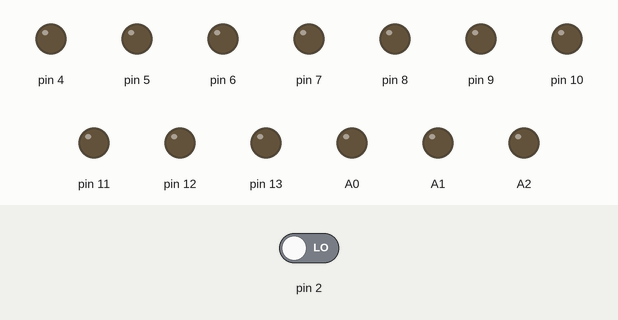
The sketch below on a simulated Arduino Uno, built with avr-gcc and run on an emulated ATmega328P. Parts: output pins drawn as LEDs (lit = HIGH). The inputs (shaded band) are chosen by the test bench; at power-on: pin 2 LOW.

Above: at 1.2 s.
1.3 s: pin 2 driven HIGH
At 2.0 s:
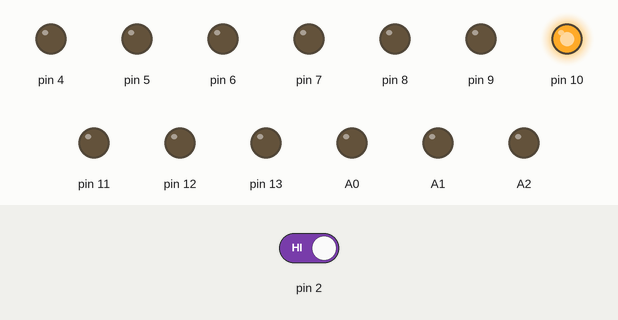
2.8 s: pin 2 driven LOW
At 3.1 s:
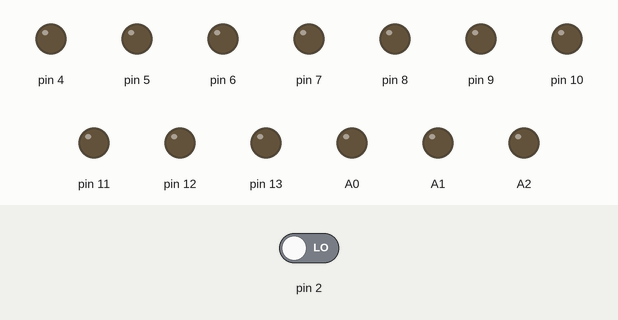
Timing chart, 0 to 5.8 s (numbered marks = the images above; inputs shaded):
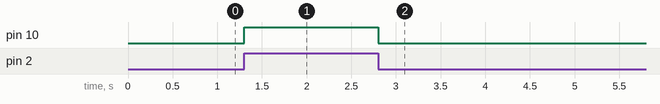

Measured:
- after the input at 1.3 s, pin 10: LOW → HIGH at once
- after the input at 2.8 s, pin 10: HIGH → LOW at once

The sketch:

1A7N.ino
```cpp
                                                                                           void setup() {
  pinMode(2, INPUT);
  pinMode(3, INPUT);
  pinMode(4,OUTPUT);
  pinMode(5,OUTPUT);
  pinMode(6,OUTPUT);
  pinMode(7,OUTPUT);
  pinMode(8,OUTPUT);
  pinMode(9,OUTPUT);
  pinMode(10,OUTPUT);
  pinMode(11,OUTPUT);
  pinMode(12,OUTPUT);
  pinMode(13,OUTPUT);
  pinMode(A0,OUTPUT);
  pinMode(A1,OUTPUT);
  pinMode(A2,OUTPUT);
}
void loop() {
  if(digitalRead(2)){
    digitalWrite(10,HIGH);
  }else
    digitalWrite(10,LOW);
}
```
